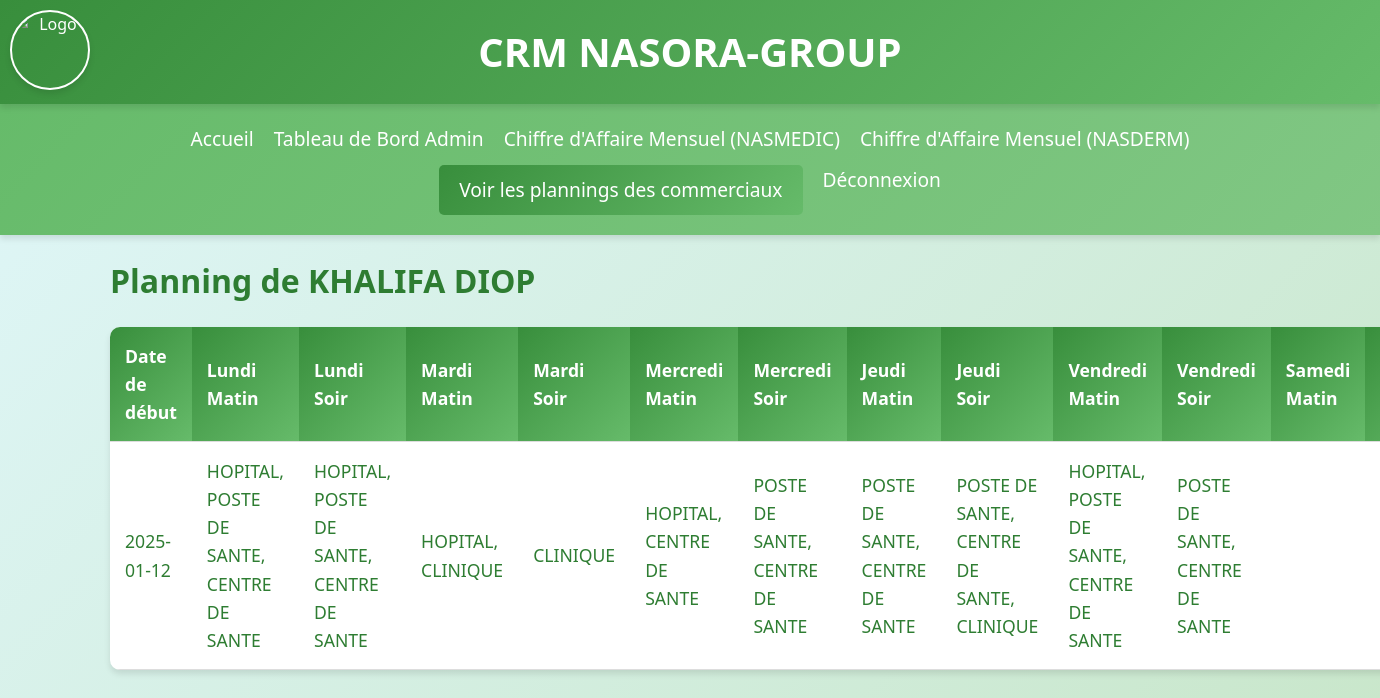
/admin_planning_detail/2 (signed in), run on the app's committed database.
### models.py (models this page shows)
class User(UserMixin, db.Model):
    id = db.Column(db.Integer, primary_key=True)
    username = db.Column(db.String(150), unique=True, nullable=False)
    password = db.Column(db.String(200), nullable=False)
    role = db.Column(db.String(50), nullable=False)
    zone = db.Column(db.String(100), nullable=True)
    project = db.Column(db.String(50), nullable=False)  # 'nasderm' or 'nasmedic'

class Planning(db.Model):
    id = db.Column(db.Integer, primary_key=True)
    commercial_id = db.Column(db.Integer, db.ForeignKey('user.id'), nullable=False)
    date = db.Column(db.Date, nullable=False)  # Date de début de la semaine
    lundi_matin = db.Column(db.String(200), nullable=True)
    lundi_soir = db.Column(db.String(200), nullable=True)
    mardi_matin = db.Column(db.String(200), nullable=True)
    mardi_soir = db.Column(db.String(200), nullable=True)
    mercredi_matin = db.Column(db.String(200), nullable=True)
    mercredi_soir = db.Column(db.String(200), nullable=True)
    jeudi_matin = db.Column(db.String(200), nullable=True)
    jeudi_soir = db.Column(db.String(200), nullable=True)
    vendredi_matin = db.Column(db.String(200), nullable=True)
    vendredi_soir = db.Column(db.String(200), nullable=True)
    samedi_matin = db.Column(db.String(200), nullable=True)
    samedi_soir = db.Column(db.String(200), nullable=True)
    dimanche_matin = db.Column(db.String(200), nullable=True)
    dimanche_soir = db.Column(db.String(200), nullable=True)
    commercial = db.relationship('User', backref='plannings')

### app.py (the view)
@app.route('/admin_planning_detail/<int:commercial_id>')
@login_required
def admin_planning_detail(commercial_id):
    if current_user.role != 'admin':
        flash('Accès non autorisé.', 'error')
        return redirect(url_for('home'))
    plannings = Planning.query.filter_by(commercial_id=commercial_id).all()
    commercial = User.query.get(commercial_id)
    return render_template('admin_planning_detail.html', plannings=plannings, commercial=commercial)

### app.py (called while the page is built)
@login_manager.user_loader
def load_user(user_id):
    return User.query.get(int(user_id))

### Templates/admin_planning_detail.html
{% extends "base.html" %}
{% block content %}
<h1>Planning de {{ commercial.username }}</h1>
<table class="responsive-table">
    <thead>
        <tr>
            <th>Date de début</th>
            <th>Lundi Matin</th>
            <th>Lundi Soir</th>
            <th>Mardi Matin</th>
            <th>Mardi Soir</th>
            <th>Mercredi Matin</th>
            <th>Mercredi Soir</th>
            <th>Jeudi Matin</th>
            <th>Jeudi Soir</th>
            <th>Vendredi Matin</th>
            <th>Vendredi Soir</th>
            <th>Samedi Matin</th>
            <th>Samedi Soir</th>
        </tr>
    </thead>
    <tbody>
        {% for planning in plannings %}
        <tr>
            <td>{{ planning.date.strftime('%Y-%m-%d') }}</td>
            <td>{{ planning.lundi_matin }}</td>
            <td>{{ planning.lundi_soir }}</td>
            <td>{{ planning.mardi_matin }}</td>
            <td>{{ planning.mardi_soir }}</td>
            <td>{{ planning.mercredi_matin }}</td>
            <td>{{ planning.mercredi_soir }}</td>
            <td>{{ planning.jeudi_matin }}</td>
            <td>{{ planning.jeudi_soir }}</td>
            <td>{{ planning.vendredi_matin }}</td>
            <td>{{ planning.vendredi_soir }}</td>
            <td>{{ planning.samedi_matin }}</td>
            <td>{{ planning.samedi_soir }}</td>
        </tr>
        {% endfor %}
    </tbody>
</table>
{% endblock %}

### static/css/styles.css (style rules this page uses)
* { margin: 0; padding: 0; box-sizing: border-box; }
body { font-family: 'Segoe UI', Tahoma, Geneva, Verdana, sans-serif; background: linear-gradient(135deg, #e0f7fa, #c8e6c9); color: #2e7d32; line-height: 1.6; min-height: 100vh; display: flex; flex-direction: column; font-size: 1rem; }
.responsive-table { width: 100%; border-collapse: collapse; margin: 20px 0; animation: fadeIn 1s ease-in-out; background: white; border-radius: 10px; overflow: hidden; box-shadow: 0 4px 6px rgba(0, 0, 0, 0.1); }
.responsive-table th, .responsive-table td { padding: 12px; text-align: left; border-bottom: 1px solid #ddd; }
.responsive-table th { background: linear-gradient(135deg, #388e3c, #66bb6a); color: white; font-weight: bold; }
@media (min-width: 1025px) { .responsive-table th, .responsive-table td { padding: 15px; font-size: 1.1rem; } }

### data on the page
User: username "KHALIFA DIOP"
Planning: date "2025-01-12", lundi_matin "HOPITAL, POSTE DE SANTE, CENTRE DE SANTE", lundi_soir "HOPITAL, POSTE DE SANTE, CENTRE DE SANTE", mardi_matin "HOPITAL, CLINIQUE", mardi_soir "CLINIQUE", mercredi_matin "HOPITAL, CENTRE DE SANTE", mercredi_soir "POSTE DE SANTE, CENTRE DE SANTE", jeudi_matin "POSTE DE SANTE, CENTRE DE SANTE", jeudi_soir "POSTE DE SANTE, CENTRE DE SANTE, CLINIQUE", vendredi_matin "HOPITAL, POSTE DE SANTE, CENTRE DE SANTE", vendredi_soir "POSTE DE SANTE, CENTRE DE SANTE"
